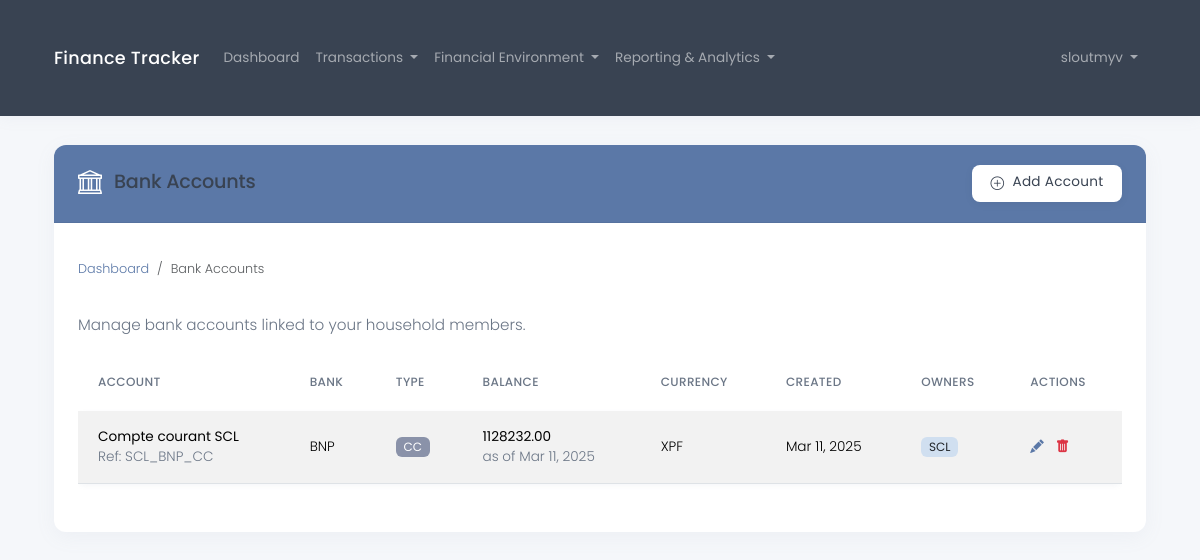
Page /en/financial/bank-accounts/ (signed in) on the earlier database version.
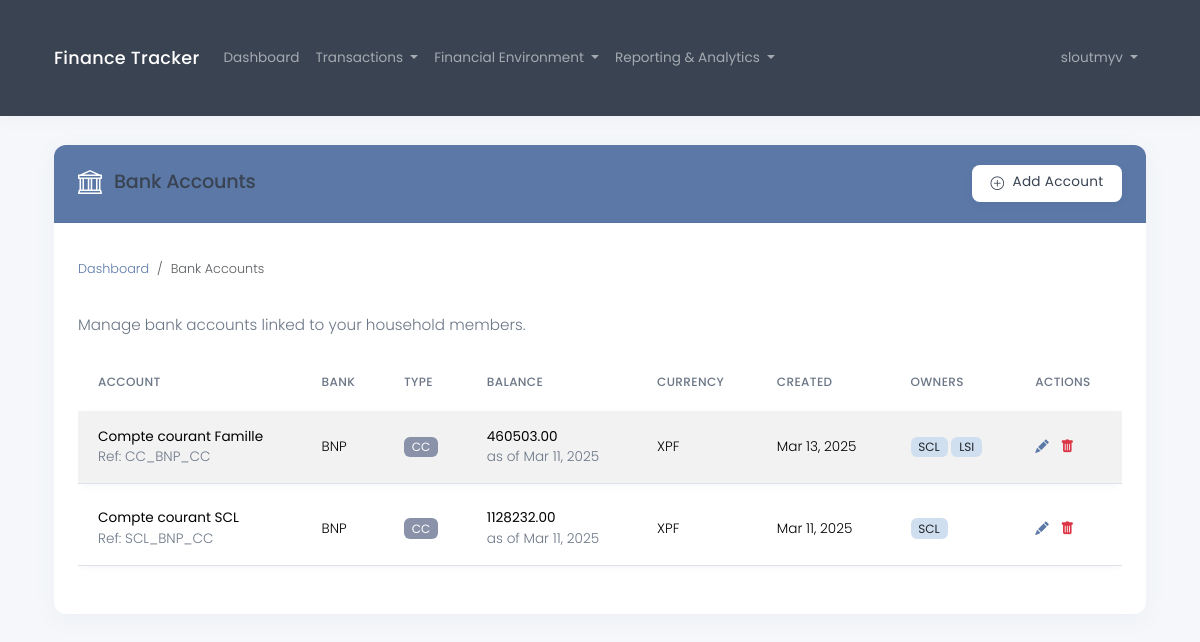
Same page on the later database version.
### core/models.py (models this page shows, shortened)
class BankAccount(models.Model):
    CURRENCY_CHOICES = [
        ('EUR', _('Euro (€)')),
        ('USD', _('US Dollar ($)')),
        ('GBP', _('British Pound (£)')),
        ('JPY', _('Japanese Yen (¥)')),
        ('CHF', _('Swiss Franc (Fr)')),
        ('AUD', _('Australian Dollar (A$)')),
        ('CAD', _('Canadian Dollar (C$)')),
        ('XPF', _('CFP Franc (₣)')),
        ('CNY', _('Chinese Yuan (¥)')),
    ]
    name = models.CharField(max_length=100, help_text=_("Name of the account"))
    bank_name = models.CharField(max_length=100, help_text=_("Name of the bank"), default="")
    account_type = models.ForeignKey(AccountType, on_delete=models.PROTECT, related_name='accounts', null=True)
    members = models.ManyToManyField(HouseholdMember, related_name='bank_accounts')
    reference = models.CharField(max_length=100, blank=True, help_text=_("Auto-generated reference code"))
    currency = models.CharField(
        max_length=3,
        choices=CURRENCY_CHOICES,
        default='EUR',
        help_text=_("Three-letter currency code")
    )
    balance = models.DecimalField(
        max_digits=12,
        decimal_places=2,
        default=0.0,
        help_text=_("Current balance of the account")
    )
    balance_date = models.DateField(
        default=timezone.now,
        help_text=_("Date when the balance was last updated")
    )
    timestamp = models.DateTimeField(default=timezone.now, help_text=_("Account creation date and time"))
    created_at = models.DateTimeField(auto_now_add=True)
    updated_at = models.DateTimeField(auto_now=True)
    class Meta:
        ordering = ['bank_name', 'name']

class AccountType(models.Model):
    designation = models.CharField(max_length=100)
    short_designation = models.CharField(max_length=10)
    created_at = models.DateTimeField(auto_now_add=True)
    updated_at = models.DateTimeField(auto_now=True)
    class Meta:
        ordering = ['designation']

class HouseholdMember(models.Model):
    tax_household = models.ForeignKey(TaxHousehold, on_delete=models.CASCADE, related_name='members')
    first_name = models.CharField(max_length=100)
    last_name = models.CharField(max_length=100)
    date_of_birth = models.DateField()
    trigram = models.CharField(max_length=3, editable=False)
    created_at = models.DateTimeField(auto_now_add=True)
    updated_at = models.DateTimeField(auto_now=True)

### core/views.py (the view)
# urls.py: path('financial/bank-accounts/', views.bank_account_list, name='bank_account_list'),
@login_required
def bank_account_list(request):
    try:
        household = request.user.tax_household
        members = household.members.all()
        has_members = members.exists()
        bank_accounts = BankAccount.objects.filter(members__in=members).distinct() if has_members else []
        return render(request, 'financial/bank_account_list.html', {
            'bank_accounts': bank_accounts,
            'has_household': True,
            'has_members': has_members
        })
    except TaxHousehold.DoesNotExist:
        return render(request, 'financial/bank_account_list.html', {
            'bank_accounts': [],
            'has_household': False,
            'has_members': False
        })

### core/context_processors.py (called while the page is built)
def language_context(request):
    language_code = getattr(request, 'LANGUAGE_CODE', settings.LANGUAGE_CODE)
    return {
        'LANGUAGE_CODE': language_code,
        'LANGUAGES': settings.LANGUAGES,
    }

def currency_context(request):
    selected_currency = request.session.get('currency', 'EUR')
    return {
        'supported_currencies': CurrencyExchangeService.SUPPORTED_CURRENCIES,
        'selected_currency': selected_currency,
    }

### templates/financial/bank_account_list.html (shortened to what the changed rows need)
{% extends 'base.html' %}
{% load i18n_extras %}
{% block content %}
<div class="row">
    <div class="col-md-12">
        <div class="card">
            <div class="card-body">
                {% if not has_household %}
                    <div class="alert alert-warning">
                        <h5 class="alert-heading">{% translate_json "You need to create a tax household first" %}</h5>
                        <p>{% translate_json "Before adding bank accounts, you need to set up your tax household." %}</p>
                        <hr>
                        <div class="d-grid gap-2 d-md-flex">
                            <a href="{% url 'household_create' %}" class="btn btn-primary">
                                <i class="bi bi-house-add-fill me-1"></i> {% translate_json "Create Tax Household" %}
                            </a>
                        </div>
                    </div>
                {% else %}
                    {% if bank_accounts %}
                        <div class="table-responsive">
                            <table class="table table-striped">
                                <thead>
                                    <tr>
                                        <th>{% translate_json "Account" %}</th>
                                        <th>{% translate_json "Bank" %}</th>
                                        <th>{% translate_json "Type" %}</th>
                                        <th>{% translate_json "Balance" %}</th>
                                        <th>{% translate_json "Currency" %}</th>
                                        <th>{% translate_json "Created" %}</th>
                                        <th>{% translate_json "Owners" %}</th>
                                        <th>{% translate_json "Actions" %}</th>
                                    </tr>
                                </thead>
                                <tbody>
                                    {% for account in bank_accounts %}
                                    <tr>
                                        <td>
                                            <strong>{{ account.name }}</strong>
                                            <div class="small text-muted">{% translate_json "Ref" %}: {{ account.reference }}</div>
                                        </td>
                                        <td>{{ account.bank_name }}</td>
                                        <td>
                                            {% if account.account_type %}
                                                <span class="badge bg-secondary" title="{{ account.account_type.designation }}">
                                                    {{ account.account_type.short_designation }}
                                                </span>
                                            {% else %}
                                                <span class="text-muted">{% translate_json "Not set" %}</span>
                                            {% endif %}
                                        </td>
                                        <td>
                                            <strong>{{ account.balance }}</strong>
                                            <div class="small text-muted" title="{{ account.balance_date|date:'F j, Y' }}">
                                                {% translate_json "as of" %} {{ account.balance_date|date:"M d, Y" }}
                                            </div>
                                        </td>
                                        <td>{{ account.currency }}</td>
                                        <td><span title="{{ account.timestamp|date:'F j, Y, g:i a' }}">{{ account.timestamp|date:"M d, Y" }}</span></td>
                                        <td>
                                            {% for member in account.members.all %}
                                                <span class="badge bg-info text-dark" title="{{ member.first_name }} {{ member.last_name }}">
                                                    {{ member.trigram }}
                                                </span>
                                            {% empty %}
                                                <span class="text-muted">{% translate_json "No owners" %}</span>
                                            {% endfor %}
                                        </td>
                                        <td>
                                            <div>
                                                <a href="{% url 'bank_account_update' account.pk %}" class="text-primary me-2" style="text-decoration: none;">
                                                    <i class="bi bi-pencil-fill"></i>
                                                </a>
                                                <a href="{% url 'bank_account_delete' account.pk %}" class="text-danger" style="text-decoration: none;">
                                                    <i class="bi bi-trash-fill"></i>
                                                </a>
                                            </div>
                                        </td>
                                    </tr>
                                    {% endfor %}
                                </tbody>
                            </table>
                        </div>
                    {% else %}
                        <div class="alert alert-info">
                            <p>{% translate_json "You haven't added any bank accounts yet. Click the button above to add your first account." %}</p>
                        </div>
                    {% endif %}
                {% endif %}
            </div>
        </div>
    </div>
</div>
{% endblock %}

Differences in the rows shown:
added BankAccount: name "Compte courant Famille", reference "CC_BNP_CC", bank_name "BNP", account_type.short_designation "CC", balance "460503.00", balance_date "Mar 11, 2025", currency "XPF", timestamp "Mar 13, 2025", HouseholdMember (trigram "SCL")
now on this page (row unchanged): HouseholdMember: trigram "LSI", shown under "Compte courant Famille"
